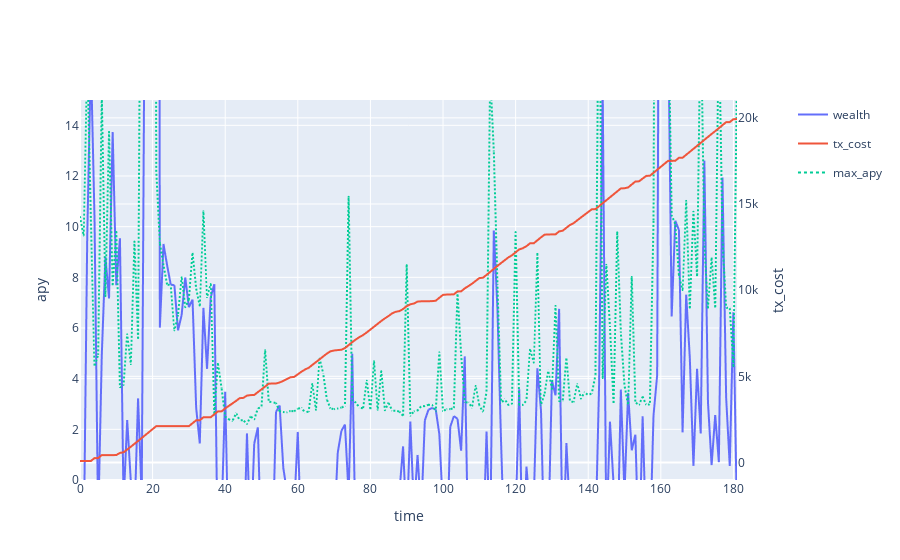

The notebook cell this image was saved under:
### Code cell
backtest['pnl']["tx_cost"].iloc[0] = 0.001
cum_tx_cost = backtest['pnl']["tx_cost"].cumsum()
apy = (backtest['pnl']['wealth'] / backtest['pnl']['wealth'].shift(1) -1)*365/1*100
max_apy = backtest['full_apy'].max(axis=1)*100*(1-parameter_grid["base_buffer"])
max_apy.name = 'max_apy'

subfig = make_subplots(specs=[[{"secondary_y": True}]])

# create two independent figures with px.line each containing data from multiple columns
fig = px.line(apy,render_mode="webgl",)
fig3 = px.line(max_apy, render_mode="webgl")
fig3.update_traces(line={"dash": 'dot'})
fig2 = px.line(cum_tx_cost, render_mode="webgl",)
fig2.update_traces(yaxis="y2")
subfig.add_traces(fig.data + fig2.data + fig3.data)
subfig.layout.xaxis.title = "time"
subfig.layout.yaxis.title = "apy"
subfig.layout.yaxis.range = [0, 15]
subfig.layout.yaxis2.title = "tx_cost"

# recoloring is necessary otherwise lines from fig und fig2 would share each color
# e.g. Linear-, Log- = blue; Linear+, Log+ = red... we don't want this
subfig.for_each_trace(lambda t: t.update(line=dict(color=t.marker.color)))
subfig.show()

print(filename)
apy.mean()

### Figure 1 — Plotly figure (JSON) as saved in the notebook; plotly's stock layout.template omitted (floating-point values rounded to 4 significant figures; data arrays with more than 128 entries replaced by an {"elided": "..."} marker saying what was removed)
{"data": [{"hovertemplate": "variable=wealth<br>index=%{x}<br>value=%{y}<extra></extra>", "legendgroup": "wealth", "line": {"dash": "solid"}, "marker": {"symbol": "circle"}, "mode": "lines", "name": "wealth", "showlegend": true, "type": "scattergl", "x": {"elided": "182 int values"}, "xaxis": "x", "y": {"elided": "182 float values"}, "yaxis": "y"}, {"hovertemplate": "variable=tx_cost<br>index=%{x}<br>value=%{y}<extra></extra>", "legendgroup": "tx_cost", "line": {"dash": "solid"}, "marker": {"symbol": "circle"}, "mode": "lines", "name": "tx_cost", "showlegend": true, "type": "scattergl", "x": {"elided": "182 int values"}, "xaxis": "x", "y": {"elided": "182 float values"}, "yaxis": "y2"}, {"hovertemplate": "variable=max_apy<br>index=%{x}<br>value=%{y}<extra></extra>", "legendgroup": "max_apy", "line": {"dash": "dot"}, "marker": {"symbol": "circle"}, "mode": "lines", "name": "max_apy", "showlegend": true, "type": "scattergl", "x": {"elided": "182 int values"}, "xaxis": "x", "y": {"elided": "182 float values"}, "yaxis": "y"}], "layout": {"xaxis": {"anchor": "y", "domain": [0, 0.94], "title": {"text": "time"}}, "yaxis": {"anchor": "x", "domain": [0, 1], "range": [0, 15], "title": {"text": "apy"}}, "yaxis2": {"anchor": "x", "overlaying": "y", "side": "right", "title": {"text": "tx_cost"}}}}
